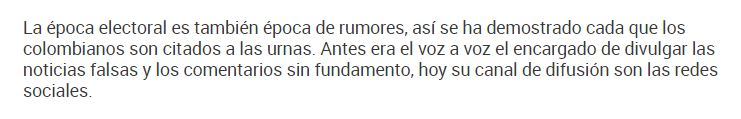
%> input picture CLASE_6/ElColombiano.JPG, 741 x 119 px
$ octave classA.m   (GNU Octave 9; MATLAB toolbox functions it lacks are replaced by stand-ins)
%> lines starting %> are read from the running program, lines starting %| are printed output that depends on the picture; in (x1, y1, x2, y2) boxes, pixels count from 0 and x2, y2 are one past the last pixel; in counts of white or black regions, pixels touching at a corner belong together; the program's own positions count from 1
clear all; close all; clc
a1=imread('ElColombiano.JPG'); a2=rgb2gray(a1);
%> further down, a1 is the input picture: size 119x741x3 uint8; mean R, G, B 238.3, 238.5, 238.1
%Binarizo la imagen para poder que el plot me ayude a caracterizar cu醠es
%son palabras y cu醠es son letras.
a=a2; a(a<200)=0; a(a>0)=255; % Estamos tratando de hacer lo que sea medio gris
%> after `a(a<200)=0`:
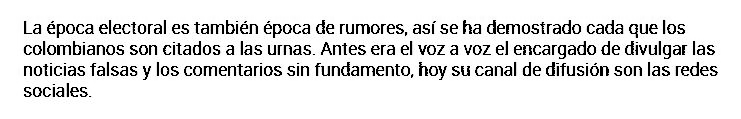
%> a: size 119x741 uint8; min 0, max 255, mean 227.6
%> after `a(a>0)=255`: a: size 119x741 uint8; 90.1% white; black in thin lines or dots, all inside (x1, y1, x2, y2) = (24, 20, 718, 97)
figure(1);imshow(a);impixelinfo
b=a';
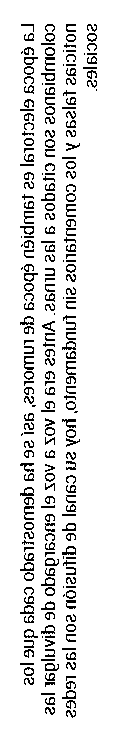
%> b: size 741x119 uint8; 90.1% white; black in thin lines or dots, all inside (x1, y1, x2, y2) = (20, 24, 97, 718)
figure(2);imshow(b)
c=sum(b);
%> c = 119 values, max 188955 at index 1, min 98940 at index 67, mean 170254.3
figure(3); plot(c) %According with the changes in the lines, it determines how many lines there are.
%> after `plot(c)`:
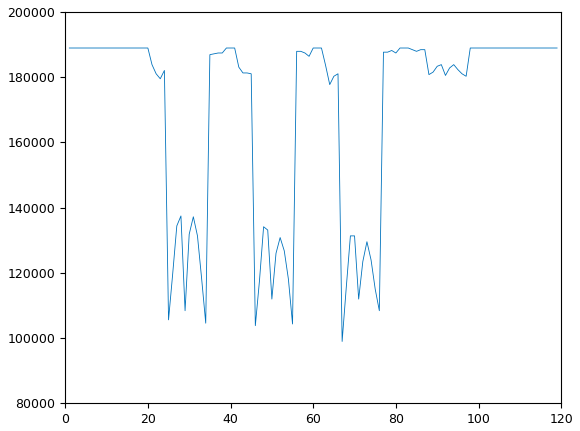
%> figure redrawn from the program's plot data; curve peaks at x = 1, y = 188955
d=a(23:36, :); figure(4); imshow(d) %With the X help, it
e=sum(d);
%> e = 741 values, max 3570 at index 1, min 510 at index 25, mean 2650.8
figure(5); plot(e)
%> after `plot(e)`:
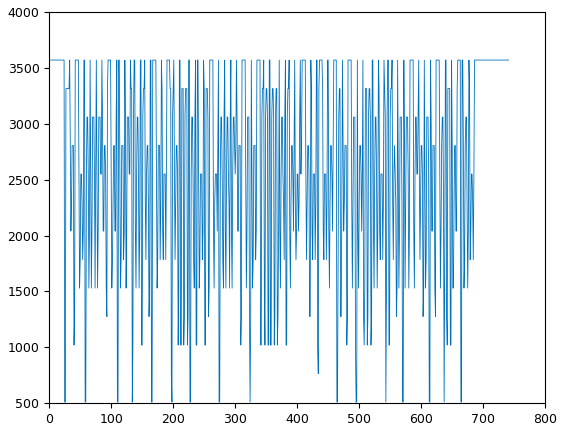
%> figure redrawn from the program's plot data; curve peaks at x = 1, y = 3570
f=d(:,336:412); %De acuerdo a el ancho de los picos m醲imos, puedo separar las palabras.
figure(6);imshow(f)
g=sum(f);
%> g = 77 values, max 3570 at index 1, min 1020 at index 6, mean 2609.6
figure(7); plot(g);
%> after `plot(g)`:
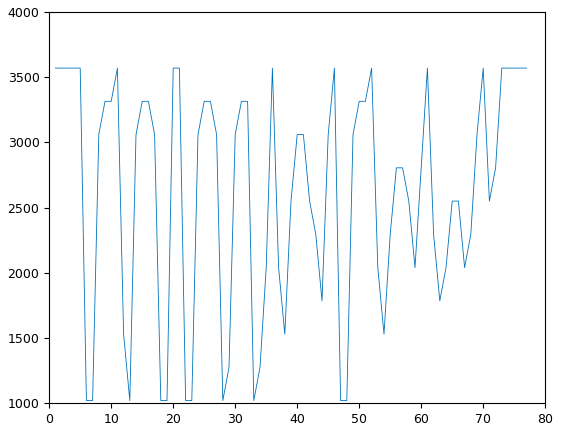
%> figure redrawn from the program's plot data; curve peaks at x = 1, y = 3570
g=f(:, 5:11);
figure(8); imshow(g);
